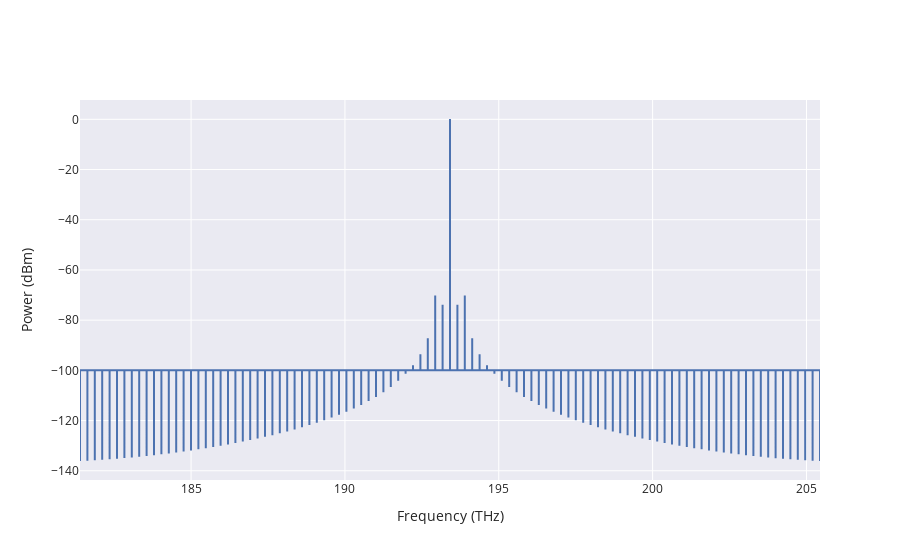

Notebook source saved alongside this figure:
### Code cell
ind=738
solverp1.PlotCombSpectra(ind).show()

### Figure 1 — Plotly figure (JSON) as saved in the notebook; plotly's stock layout.template omitted (floating-point values rounded to 4 significant figures; data arrays with more than 128 entries replaced by an {"elided": "..."} marker saying what was removed)
{"data": [{"name": "Waveguide", "type": "scatter", "uid": "4f5f7a63-8a43-4d2f-92e8-2527a9694fc5", "x": {"elided": "303 float values"}, "y": {"elided": "303 float values"}}], "layout": {"xaxis": {"title": {"text": "Frequency (THz)"}}, "yaxis": {"title": {"text": "Power (dBm)"}}}}
